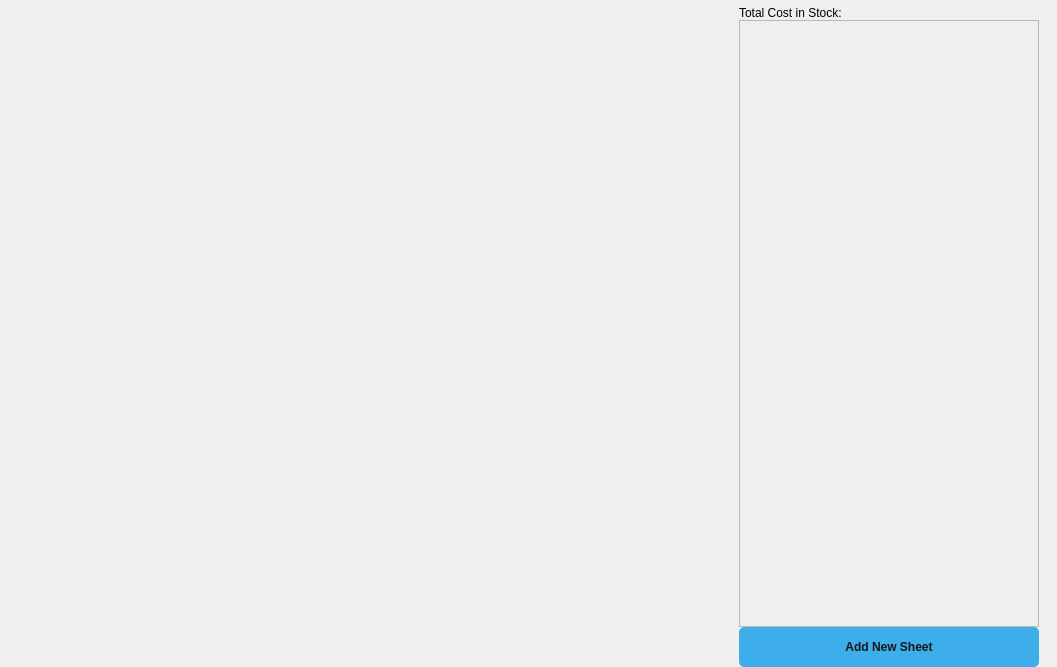
<?xml version="1.0" encoding="UTF-8"?>
<ui version="4.0">
 <class>Form</class>
 <widget class="QWidget" name="Form">
  <property name="geometry">
   <rect>
    <x>0</x>
    <y>0</y>
    <width>1057</width>
    <height>667</height>
   </rect>
  </property>
  <property name="windowTitle">
   <string>Form</string>
  </property>
  <layout class="QVBoxLayout" name="verticalLayout">
   <property name="spacing">
    <number>0</number>
   </property>
   <property name="leftMargin">
    <number>0</number>
   </property>
   <property name="topMargin">
    <number>6</number>
   </property>
   <property name="rightMargin">
    <number>9</number>
   </property>
   <property name="bottomMargin">
    <number>0</number>
   </property>
   <item>
    <layout class="QHBoxLayout" name="horizontalLayout_17" stretch="1,0">
     <property name="rightMargin">
      <number>0</number>
     </property>
     <property name="bottomMargin">
      <number>0</number>
     </property>
     <item>
      <layout class="QVBoxLayout" name="verticalLayout_10"/>
     </item>
     <item>
      <layout class="QVBoxLayout" name="verticalLayout_23" stretch="0,1,0">
       <property name="leftMargin">
        <number>9</number>
       </property>
       <property name="rightMargin">
        <number>9</number>
       </property>
       <property name="bottomMargin">
        <number>0</number>
       </property>
       <item>
        <widget class="QLabel" name="label_9">
         <property name="text">
          <string>Total Cost in Stock:</string>
         </property>
        </widget>
       </item>
       <item>
        <widget class="QScrollArea" name="scrollArea_2">
         <property name="minimumSize">
          <size>
           <width>300</width>
           <height>0</height>
          </size>
         </property>
         <property name="widgetResizable">
          <bool>true</bool>
         </property>
         <widget class="QWidget" name="scrollAreaWidgetContents_2">
          <property name="geometry">
           <rect>
            <x>0</x>
            <y>0</y>
            <width>298</width>
            <height>590</height>
           </rect>
          </property>
          <property name="maximumSize">
           <size>
            <width>16777215</width>
            <height>16777215</height>
           </size>
          </property>
          <layout class="QVBoxLayout" name="verticalLayout_16">
           <property name="spacing">
            <number>0</number>
           </property>
           <property name="leftMargin">
            <number>0</number>
           </property>
           <property name="topMargin">
            <number>0</number>
           </property>
           <property name="rightMargin">
            <number>0</number>
           </property>
           <property name="bottomMargin">
            <number>0</number>
           </property>
           <item>
            <layout class="QVBoxLayout" name="verticalLayout_14">
             <property name="spacing">
              <number>0</number>
             </property>
             <item>
              <layout class="QGridLayout" name="gridLayout_sheet_prices">
               <property name="horizontalSpacing">
                <number>0</number>
               </property>
               <property name="verticalSpacing">
                <number>6</number>
               </property>
              </layout>
             </item>
             <item>
              <spacer name="verticalSpacer">
               <property name="orientation">
                <enum>Qt::Vertical</enum>
               </property>
               <property name="sizeHint" stdset="0">
                <size>
                 <width>20</width>
                 <height>40</height>
                </size>
               </property>
              </spacer>
             </item>
            </layout>
           </item>
          </layout>
         </widget>
        </widget>
       </item>
       <item>
        <widget class="QPushButton" name="pushButton_add_new_sheet">
         <property name="enabled">
          <bool>true</bool>
         </property>
         <property name="sizePolicy">
          <sizepolicy hsizetype="Minimum" vsizetype="Preferred">
           <horstretch>0</horstretch>
           <verstretch>0</verstretch>
          </sizepolicy>
         </property>
         <property name="minimumSize">
          <size>
           <width>0</width>
           <height>40</height>
          </size>
         </property>
         <property name="maximumSize">
          <size>
           <width>16777215</width>
           <height>40</height>
          </size>
         </property>
         <property name="font">
          <font>
           <weight>75</weight>
           <bold>true</bold>
          </font>
         </property>
         <property name="cursor">
          <cursorShape>ArrowCursor</cursorShape>
         </property>
         <property name="toolTip">
          <string/>
         </property>
         <property name="statusTip">
          <string>Create a new item</string>
         </property>
         <property name="styleSheet">
          <string notr="true">QPushButton#pushButton_add_new_sheet{
    color: #171717;
	background-color: #3daee9;
	border: 1px solid #3daee9;
	border-radius: 5px;
	padding: 8px 16px;
	font-weight: bold;
}
QPushButton#pushButton_add_new_sheet:hover{
	background-color: #48b6ed;
	border-color: #48b6ed;
}
QPushButton#pushButton_add_new_sheet:pressed{
	background-color: #2b92c5;
}
QPushButton#pushButton_add_new_sheet:disabled{
	background-color: rgba(44, 44, 44, 130);
	border: 1px solid rgba(57, 57, 57, 130);
	color: rgb(144, 144, 144);
	border-radius: 4px;
}</string>
         </property>
         <property name="text">
          <string>Add New Sheet</string>
         </property>
         <property name="checkable">
          <bool>false</bool>
         </property>
         <property name="default">
          <bool>false</bool>
         </property>
         <property name="flat">
          <bool>false</bool>
         </property>
        </widget>
       </item>
      </layout>
     </item>
    </layout>
   </item>
  </layout>
 </widget>
 <tabstops>
  <tabstop>pushButton_add_new_sheet</tabstop>
  <tabstop>scrollArea_2</tabstop>
 </tabstops>
 <resources/>
 <connections/>
</ui>
